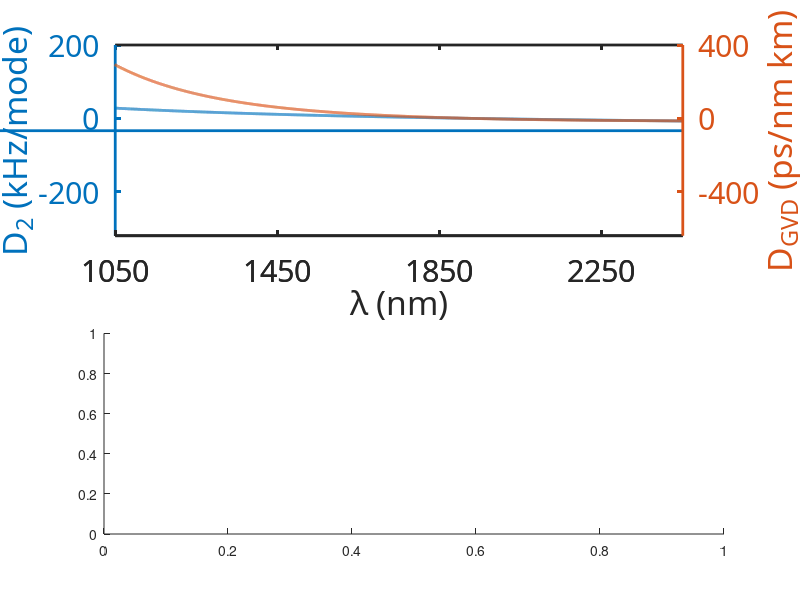
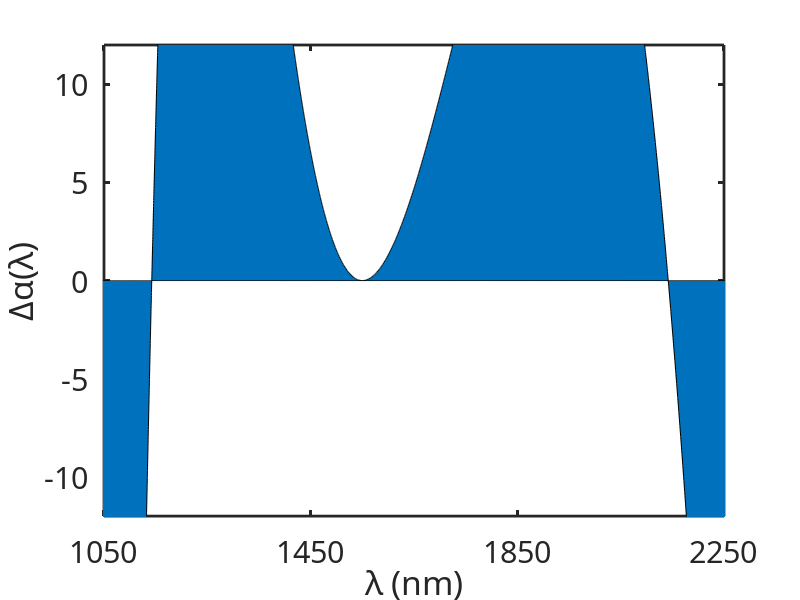

MATLAB code to generate these figures, in order: (Note: this script raises an error after producing the figures.)
clear
clc
close all

%4/26/16

c = 2.9979e8; % speed of light (m/s)

lc = 1550*1e-9; % laser wavelength (meters)

wl_lim=[1050 2450];
wl_tick=1050:400:2450;


%% define number of t points to step through and time grid
tphot_end=200; % end time in terms of photon lifetimes
Nt=2e5;         % ???
h_phot=5e-3;    % ???
h=h_phot/2;     % ???
tol=5e-6;       % ???




%% for silica (silicon nitride??)
% user specified values
no=2; %index of refraction
fr=33e9; %rep rate
% Q=7.9e5; %105 fs, 200 mW
% Q=1.12e6; %94 fs, 100 mW
% Q=1.5e6; %100 fs, 56 mW
% Q=1.4e6; %94 fs, 64 mW
% Q=2e6;  %105 fs, 31 mW
% % Q=5e6; %272 fs, 5 mW
% % Q=3e6; %140 fs, 14 mW
% Q=2.885e5;
mode_area=(1e-6)^2;

n2=24e-20; %m^2/W (for silicon nitride)
hbar=1e-34;

% these values follow from those above
tRT=1/fr; %round trip time
diameter=tRT*(c/no)/pi; %resonator diameter, approximate
r=diameter/2;
fc=c/lc;
wc=2*pi*fc;

circumference=tRT*(c/no);
g0=n2*c*hbar*wc.^2/(no^2*circumference*mode_area)

%helpful information to display while code runs


%% define number of theta points to calculate (equivalently, number of
% modes carried in simulation)
Ntheta=2^nextpow2(16000);
dtheta=2*pi/Ntheta;


theta=(-Ntheta/2:Ntheta/2-1)*dtheta;
k=[0:Ntheta/2-1 -Ntheta/2:-1]; % because this is how Matlab orders its modes for the FFT
kfreq=fc+fr*k;
kwave=c./kfreq;



%% define parameters of physical system:
% alpha=41/30;
% rho=1.1;

% single soliton with beta(2) = -8e-
alpha=2.0;
F2=3.0

% % nice soliton with beta(2) = -8e-5
% alpha= 2.5;
% F2 = 100

% normal nice
% alpha=2.5;
% F2 = 10

% F2=(1+(rho-alpha)^2)*rho
% F=sqrt(F2)
    
% dPM=7.5*pi;
dPM=20*pi;

F=cos(pi/2*sin(theta/2).^2).*exp(1i*dPM*cos(theta));
Fch=F;
F=fftshift(ifft(abs(fft(F))));
F=F/max(abs(F))*sqrt(F2);


pump_power=1e-3

dwo=sqrt(pump_power/mean(abs(F).^2)*8*g0/(hbar*wc)) % ???
Q=wc/dwo % External Q-factor?
PP_no_pulse=max(abs(F).^2)*dwo^2*hbar*wc/(8*g0)


fh=figure;
DWb=1120*1e-9;
DWr=2*DWb;
DWbk=(c./(DWb)-c./lc)/fr;
DWrk=(c./(DWr)-c./lc)/fr;
Nc=(DWbk+DWrk)/2;
Ns=DWbk-Nc;

%%%%%%%%%%%%%%%%%%%%%%%%
beta(1)=0e-4;
% beta(1)= 0e-4;


%beta(2)=-1e-5;
beta(2)=-8e-5;
beta(4)=12*beta(2)/(Nc^2-Ns^2);
beta(3)=-1*beta(4)*Nc/2;
beta(5)=1e-13;
beta(6)=6e-16;
beta(7)=-2.2e-18;

% beta(4)=0
% beta(3)=0
% beta(5)=0
% beta(6)=0
% beta(7)=0

fh2=figure
dalpha=0;
for j=1:length(beta)
    dalpha=dalpha+1i*beta(j)/factorial(j)*k.^j;
end
% NicePlot([kwave'*1e9,imag(dalpha')]);
M=sortrows([kwave'*1e9,imag(dalpha')],1);
area(M(:,1),M(:,2));
axis([wl_lim -100 100]);
set(gca,'xtick',wl_tick);

figure(fh);
subplot(2,1,1);
D=-beta*dwo/(4*pi);
D2=D(2:end);
temp=0;
for jj=1:length(D2)
    temp=temp+D2(jj)^jj.*k'.^(jj-1)/factorial(jj-1);
end
D2=temp*1e-3;

Dgvd=D2*1e3*no/c*1/fr^2*2*pi*c./kwave'.^2*1e12/(1e-3*1e9);
M=sortrows([kwave'*1e9,Dgvd],1);

[ax,h1,h2]=plotyy(kwave'*1e9,D2,M(:,1),M(:,2));
axis(ax(1),[wl_lim -320 200]);
axis(ax(2),[wl_lim -640 400]);
set(ax,'xtick',wl_tick);
set(ax,'linewidth',2,'fontname','calibri','fontsize',22);
set([h1 h2],'linewidth',2);
set(ax(1),'ytick',[-200 0 200]);
set(ax(2),'ytick',[-400 0 400]);
xlabel('\lambda (nm)');
ylabel(ax(1),'D_2 (kHz/mode)');
ylabel(ax(2),'D_{GVD} (ps/nm km)');

% pump_power_2=0.5;
% dwo_2=sqrt(pump_power_2/mean(abs(F).^2)*8*g0/(hbar*wc))
% Q_2=wc/dwo_2
% PP_no_pulse_2=max(abs(F).^2)*dwo_2^2*hbar*wc/(8*g0)
% D_2=-beta*dwo_2/(4*pi);
% D2=D_2(2:end);
% temp=0;
% for jj=1:length(D2)
%     temp=temp+D2(jj)^jj.*k'.^(jj-1)/factorial(jj-1);
% end
% D2=temp;
% 
% 
% hold on
% Dgvd_2=D2_2*1e3*no/c*1/fr^2*2*pi*c./kwave'.^2*1e12/(1e-3*1e9);
% M=sortrows([kwave'*1e9,0.5*Dgvd_2],1); % cut by 1/2 here because I have to plot it on the left axis, 
% %which has half the scale of the right axis
% h3=plot(ax(1),kwave'*1e9,D2_2,'linewidth',1,'color',get(h1,'color'),'linewidth',2,'linestyle','--');
% plot(ax(1),M(:,1),M(:,2),'linewidth',1,'color',get(h2,'color'),'linewidth',2,'linestyle','--');
% 
% hL=legend([h1 h3],['P=' num2str(pump_power*1e3) 'mW (' num2str(PP_no_pulse,1) 'W), Q=7e5'],['P=' num2str(pump_power_2*1e3) 'mW (' num2str(PP_no_pulse_2,2) 'W), Q=2e5'],'location','south');
% % set(hL,'units','normalized');
% % P=get(hL,'position');
% % P(1)=0.93*P(1);
% % set(hL,'position',P);
% legend boxoff



disp(['modal dispersion: ' num2str(-beta(2)*dwo/(2*2*pi)) ' Hz/mode']) %was -0.01 1:44 pm 6/25/15
mod_freq_diff=-dwo*beta(1)/(2*2*pi)





disp(['photon lifetime is ' num2str(1/dwo*1e9) ' nanoseconds']);
disp(['resonance linewidth is ' num2str(dwo/(2*pi*1e6)) ' MHz']);

figure(fh2);
xlabel('\lambda (nm)');
ylabel('\Delta\alpha(\lambda)');
set(gca,'fontsize',22,'fontname','calibri','linewidth',2);
axis([1050 2250 -12 12]);



%% make linear operator for dispersion, detuning, and loss
D=-(1+1i*alpha);
for j=1:length(beta)
    D=D+1i*beta(j)/factorial(j)*k.^j;
end

%% define pumping waveform




figure(fh);
subplot(2,1,2);
h1=NicePlot(sortrows([kwave'*1e9,10*log10(abs(fft(F')/max(abs(fft(F)))).^2)],1),'o');
color1=get(h1,'color');
axis([1525 1575 -60 5]);
xlabel('\lambda (nm)');
ylabel('P (dB)');
text(1545,-35,{'f_{rep}=33 GHz','PM depth 22.5\pi'},'fontname','calibri','fontsize',22,'color',color1);
P=get(gcf,'position');
P(2)=P(2)/2;
P(4)=1.3*P(4);
set(gcf,'position',P);
set(gca,'units','inches');
set(ax,'units','inches');
P(3)=1.3*P(3);
set(gcf,'position',P);
P=get(gca,'position');
P(1)=P(1)+0.5;
P(2)=P(2)+0.15;
set(gca,'position',P);
set(gca,'units','normalized');
P=get(ax(1),'position');
P(1)=P(1)+0.5;
P(2)=P(2)+0.18;
set(ax,'position',P);
set(ax,'units','normalized')
F=F.*exp(1i*cos(theta)*10*pi);

P=get(gcf,'position');
P([3 4])=P([3 4])*1.2;
set(gcf,'position',P);




%% define input waveform





A=zeros(size(theta)); %psi is the single-time wavefunction of theta
A_in=A; %save it for later


%% iteration scheme
dtphot_plot=1; %plot every dtphot_plot photon lifetimes
iter=0;
piter=1;

I=abs(A).^2; %intensity


runningfig=figure;

%intensity part of plot
subplot(3,1,1);
hp=NicePlot([theta'/pi,I']);
color1=get(hp,'color');
xlabel('\theta/\pi ');
ylabel('I (arb)');
axis([-1 1 0 3]);
hold on
hp1_2=NicePlot([theta'/pi,abs(F').^2/max(abs(F).^2)*max(I)]);
color2=get(hp1_2,'color');
NicePlot([theta'/pi,abs(Fch').^2/max(abs(Fch).^2)]);

%spectrum part of plot
subplot(3,1,2);
spec=abs(fft(A)).^2;
spec=10*log10(spec/max(spec)); %normaize and convert to dB
hs=bar(kwave*1e9,spec,'basevalue',-100,'linewidth',1,'edgecolor',color1,'facecolor',color1);
% set(hs,'edgealpha',0.1);
set(gca,'fontsize',22,'fontname','calibri','linewidth',2);
xlabel('\lambda (nm)');
ylabel('Power (dB)');
axis([wl_lim -100 0]);
set(gca,'xtick',wl_tick);
drawnow
hold on

specin=10*log10(abs(fft(F)).^2); specin=specin-max(specin);
bar(kwave*1e9,specin,'basevalue',-100,'linewidth',1,'edgecolor',color2,'facecolor',color2);

subplot(3,1,3);
hp2=NicePlot([theta'/pi*tRT*1e15,I']);
xlabel('t (fs)');
ylabel('I (arb)');
axis([-1500 1500 0 6]);
hold on
hp3=NicePlot([theta'/pi*tRT*1e15,abs(F').^2/max(abs(F).^2)*max(I)]);

Tfs=theta'/pi*tRT*1e15;

min_field=sqrt(2*g0/dwo*1/2); %half a photon per mode

%%do the iteration

tphot=0;
tphot_plot=dtphot_plot;

pump_adj=0;


Do=D;


while tphot<tphot_end
    
%     if tphot>20
%         [~,ind]=max(I);
%         tmax=theta(ind)'/pi*tRT*1e15;
%         D=Do+1i*1e-4*tmax*k;
%     end



    iter=iter+1;
    error=1;
    
    h=2*h; %to account for the halving on the first iteration
    Aft=fft(A);
    
    while error>2*tol
        %% take one step
        
        AI=ifft(exp(D*h/2).*Aft);
        k1=ifft(exp(D*h/2).*fft(h*(1i*abs(A).^2.*A+F)));
        
        Ak2=AI+k1/2;
        k2=h*(1i*abs(Ak2).^2.*Ak2+F);
        
        Ak3=AI+k2/2;
        k3=h*(1i*abs(Ak3).^2.*Ak3+F);
        
        Ak4=ifft(exp(D*h/2).*fft(AI+k3));
        k4=h*(1i*abs(Ak4).^2.*Ak4+F);
        
        A1=ifft(exp(D*h/2).*fft(AI+k1/6+k2/3+k3/3))+k4/6;
        
        %% take two half steps
        h=h/2;
        A2=A;
        for jstep=1:2
            AI=ifft(exp(D*h/2).*Aft);
            k1=ifft(exp(D*h/2).*fft(h*(1i*abs(A2).^2.*A2+F)));
            
            Ak2=AI+k1/2;
            k2=h*(1i*abs(Ak2).^2.*Ak2+F);
            
            Ak3=AI+k2/2;
            k3=h*(1i*abs(Ak3).^2.*Ak3+F);
            
            Ak4=ifft(exp(D*h/2).*fft(AI+k3));
            k4=h*(1i*abs(Ak4).^2.*Ak4+F);
            
            A2=ifft(exp(D*h/2).*fft(AI+k1/6+k2/3+k3/3))+k4/6;
            if jstep>1
                break
            end
            Aft=fft(A2);
        end
        
        %% get the error
        
%         Af=4/3*A2-1/3*A1;
        error=sqrt(sum(abs(A2-A1).^2)/sum(abs(A2).^2));
        
    end
    h_phot=4*h;
    tphot=tphot+h_phot;
    Aft=fft(4/3*A2-1/3*A1);
    Aft=Aft+min_field*exp(1i*2*pi*rand(size(A))).*(abs(Aft)<min_field);
    A=ifft(Aft);
    I=abs(A).^2;
    
    h=2^(-1/3)*h*(error>tol)+2^(1/3)*h*(error<=tol);
    
    
    
    
    
    
    
    drawnow
    %runnning data storage and plotting
    if tphot>tphot_plot;
        Alog(piter,:)=A;
        Aftlog(piter,:)=Aft;
        tphotlog(piter)=tphot;
        subplot(3,1,1);
        set(hp,'xdata',theta'/pi,'ydata',I');
        set(hp1_2,'ydata',abs(F').^2/max(abs(F).^2)*max(I));
        title(['iter ' num2str(iter) ', ' num2str(tphot,3) '\tau_\gamma']);
%                 title([num2str(tSI(piter+1)*1e6,2) ' \mus, iter ' num2str(iter)]);
%                 set(ht,'string',[num2str(tPhot(piter+1),2) '\tau_{phot}, ' num2str(mean(I),5) ' avg pow' ]);
%                 set(ht,'string',[num2str(tPhot(piter+1),2) '\tau_{phot}']);
%                 set(htext2,'string',['RTs=' num2str(round(RTs(q)))]);
        subplot(3,1,2);
        spec=10*log10(abs(Aft).^2);
        spec=spec-max(spec)-pump_adj*(k~=0);
        
       
        
        
        set(hs,'ydata',spec);
        
         subplot(3,1,1);
        set(hp2,'ydata',I');
        set(hp3,'ydata',abs(F').^2/max(abs(F).^2)*max(I));
        drawnow
        
        piter=piter+1;
        tphot_plot=tphot_plot+dtphot_plot;
    end
end
return
subplot(3,1,1);
title('');

subplot(3,1,3);
firstind=find(I>max(I)/2,1,'first');
lastind=find(I>max(I)/2,1,'last');
t_first=Tfs(firstind);
t_last=Tfs(lastind);
FWHM=t_last-t_first;
text(500,1.2,['FWHM ' num2str(FWHM,2) 'fs'],'fontsize',22,'fontname','calibri','color',color1);
% text(-1400,1.2,{['pump P= ' num2str(pump_power*1e3,2) 'mW'],...
%     ['Q=' num2str(Q,6)]},'fontsize',22,'fontname','calibri','color',color1);

set(gcf,'units','normalized');
set(gcf,'position',[0.3 0.15 0.4 0.7]);
drawnow
set(gcf,'paperpositionmode','auto');
print('final output three DWs', '-dpng', '-r400');

figure(fh);
set(gcf,'paperpositionmode','auto');
print('input and dispersion three DWs','-dpng','-r400');

figure(fh2);
set(gcf,'paperpositionmode','auto');
xlabel('\lambda (nm)');
ylabel('\alpha(\lambda)');
print('alpha lambda three DWs','-dpng','-r400');




